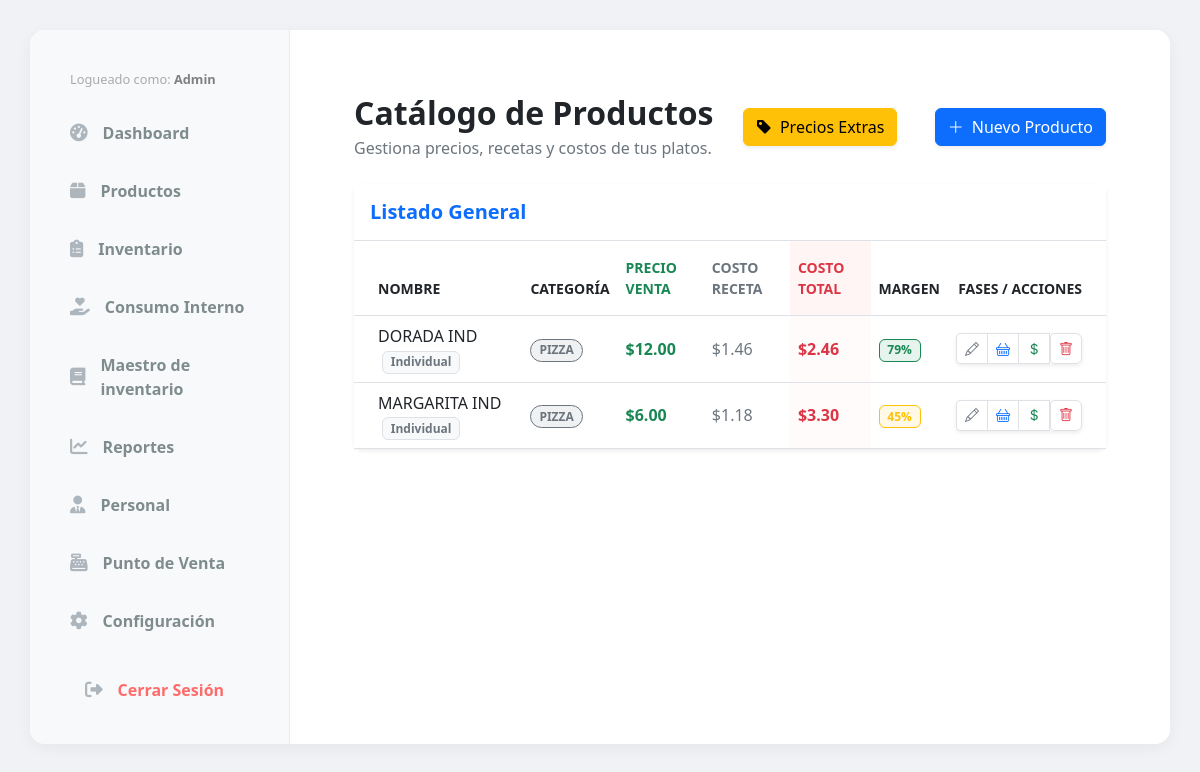
The page /productos/ (signed in) on the database its author committed.
### tables/models.py (models this page shows, shortened)
class Producto(models.Model):
    OPCIONES_TAMANO = [
        ('IND', 'Individual'),
        ('MED', 'Mediana'),
        ('FAM', 'Familiar'),
        ('UNI', 'Único/Bebida'),
    ]
    nombre = models.CharField(max_length=100)
    precio = models.DecimalField(max_digits=10, decimal_places=2, verbose_name="Precio Venta ($)")
    tamano = models.CharField(max_length=3, choices=OPCIONES_TAMANO, default='UNI')
    categoria = models.ForeignKey(Categoria, on_delete=models.CASCADE, related_name='productos')
    @property
    def margen_ganancia(self):
        if self.precio > 0:
            return (self.ganancia_estimada / self.precio) * 100
        return 0
    @property
    def costo_receta(self):
        total_costo = Decimal('0.00')
        for ingrediente in self.ingredientes.all():
            if ingrediente.insumo:
                total_costo += ingrediente.cantidad * ingrediente.insumo.costo_unitario
        return total_costo
    costo_materia_prima = models.DecimalField(max_digits=10, decimal_places=2, default=0.00, verbose_name="Costo Ingredientes ($)")
    @property
    def costo_indirectos_total(self):
        total = Decimal('0.00')
        for costo in self.costos_adicionales.all():
            total += costo.monto_calculado
        return total
    @property
    def costo_total_real(self):
        return self.costo_receta + self.costo_indirectos_total
    @property
    def ganancia_estimada(self):
        return self.precio - self.costo_total_real

class Categoria(models.Model):
    nombre = models.CharField(max_length=50) # Ej: IND, MED, FAM, BEBIDAS

class IngredienteProducto(models.Model):
    producto = models.ForeignKey(Producto, on_delete=models.CASCADE, related_name='ingredientes')
    insumo = models.ForeignKey(Insumo, on_delete=models.PROTECT, verbose_name="Insumo (Inventario)")
    cantidad = models.DecimalField(max_digits=10, decimal_places=4, help_text="Cantidad a descontar del inventario (Ej: 0.200 para 200g)")

class CostoAsignadoProducto(models.Model):
    producto = models.ForeignKey('Producto', on_delete=models.CASCADE, related_name='costos_adicionales')
    costo_adicional = models.ForeignKey(CostoAdicional, on_delete=models.PROTECT)
    valor_aplicado = models.DecimalField(max_digits=10, decimal_places=2, help_text="Valor específico para este producto")
    @property
    def monto_calculado(self):
        if self.costo_adicional.tipo == 'FIJO':
            return self.valor_aplicado
        else:
            return (self.valor_aplicado / 100) * self.producto.costo_receta

class CostoAdicional(models.Model):
    TIPOS_CALCULO = [
        ('FIJO', 'Monto Fijo ($)'),
        ('PORCENTAJE', '% del Costo de Receta'),
    ]
    nombre = models.CharField(max_length=100) # Ej: "Mano de Obra", "Gas", "Empaque"
    tipo = models.CharField(max_length=15, choices=TIPOS_CALCULO, default='FIJO')
    valor_defecto = models.DecimalField(max_digits=10, decimal_places=2, help_text="Ej: 0.50 para $0.50 o 10 para 10%")

### inventory/models.py (models this page shows, shortened)
class Insumo(models.Model):
    nombre = models.CharField(max_length=200)
    categoria = models.ForeignKey(CategoriaInsumo, on_delete=models.SET_NULL, null=True)
    unidad = models.ForeignKey(UnidadMedida, on_delete=models.PROTECT, verbose_name="Unidad Base")
    precio_venta_extra = models.DecimalField(max_digits=10, decimal_places=2, default=0.00, verbose_name="Precio de Venta Extra ($)")
    cantidad_porcion_extra = models.DecimalField(max_digits=10, decimal_places=4, default=0.00, help_text="Cantidad a descontar por cada extra vendido (Ej: 0.050 para 50g)")
    peso_standar = models.DecimalField(
        max_digits=12,
        decimal_places=3,
        default=1,
        verbose_name="Peso por Unidad de Compra (Gr/Ml)"
    )
    precio_mercado = models.DecimalField(max_digits=12, decimal_places=2, default=0, verbose_name="Costo de la Unidad ($)")
    merma_porcentaje = models.DecimalField(max_digits=5, decimal_places=2, default=0, verbose_name="% Merma")
    rendimiento = models.DecimalField(
        max_digits=12,
        decimal_places=3,
        default=1,
        verbose_name="Rendimiento (Cantidad Final Producida)"
    )
    costo_unitario = models.DecimalField(max_digits=12, decimal_places=6, default=0, verbose_name="Costo Real x Gramo")
    stock_actual = models.DecimalField(max_digits=12, decimal_places=3, default=0)
    stock_minimo = models.DecimalField(max_digits=12, decimal_places=3, default=500)
    es_insumo_compuesto = models.BooleanField(default=False)
    es_extra = models.BooleanField(
        default=False,
        verbose_name="¿Se vende como Extra?",
        help_text="Marca esta casilla si este ingrediente puede ser agregado como extra en un producto."
    )

### tables/views.py (the view)
# urls.py: path('productos/', views.product_list, name='product_list'),
@staff_member_required
def product_list(request):
    productos = Producto.objects.all().prefetch_related(
        'ingredientes__insumo',
        'costos_adicionales'
    ).order_by('nombre')
    return render(request, 'products/product_list.html', {'productos': productos})

### core/context_processors.py (called while the page is built)
def configuracion_global(request):
    return {
        'config': Configuracion.get_solo()
    }

### core/models.py (called while the page is built)
    @classmethod
    def get_solo(cls):
        obj, created = cls.objects.get_or_create(id=1)
        return obj

### tables/templates/products/product_list.html (shortened to what this page needs)
{% extends 'base.html' %}
{% block content %}
<link href="https://cdn.jsdelivr.net/npm/bootstrap@5.3.0/dist/css/bootstrap.min.css" rel="stylesheet">
<link rel="stylesheet" href="https://cdn.jsdelivr.net/npm/bootstrap-icons@1.11.1/font/bootstrap-icons.css">
<div class="container-fluid p-4">
    <div class="d-flex justify-content-between align-items-center mb-4">
        <div>
            <h2 class="fw-bold text-dark mb-1">Catálogo de Productos</h2>
            <p class="text-secondary m-0">Gestiona precios, recetas y costos de tus platos.</p>
        </div>
        <a href="{% url 'manage_extras' %}" class="btn btn-warning shadow-sm me-2">
            <i class="bi bi-tag-fill me-2"></i>Precios Extras
        </a>
        <a href="{% url 'product_create' %}" class="btn btn-primary shadow-sm">
            <i class="bi bi-plus-lg me-2"></i>Nuevo Producto
        </a>
    </div>
    <div class="card border-0 shadow-sm rounded-3">
        <div class="card-header bg-white py-3 border-bottom">
            <h5 class="m-0 fw-bold text-primary">Listado General</h5>
        </div>
        <div class="card-body p-0">
            <div class="table-responsive">
                <table class="table table-hover align-middle mb-0">
                    <thead class="bg-light text-secondary small text-uppercase">
                        <tr>
                            <th class="ps-4 py-3">Nombre</th>
                            <th class="py-3">Categoría</th>
                            <th class="py-3 text-success">Precio Venta</th>
                            <th class="py-3 text-secondary">Costo Receta</th>
                            <th class="py-3 text-danger fw-bold" style="background-color: #fff5f5;">Costo Total</th>
                            <th class="py-3">Margen</th>
                            <th class="pe-4 py-3 text-end">Fases / Acciones</th>
                        </tr>
                    </thead>
                    <tbody>
                        {% for p in productos %}
                        <tr>
                            <td class="ps-4 fw-medium text-dark">
                                {{ p.nombre }}
                                {% if p.tamano != 'UNI' %}
                                    <span class="badge bg-light text-secondary border ms-1">{{ p.get_tamano_display }}</span>
                                {% endif %}
                            </td>
                            <td>
                                <span class="badge bg-secondary bg-opacity-10 text-secondary border border-secondary px-2 rounded-pill">
                                    {{ p.categoria.nombre }}
                                </span>
                            </td>
                            <td>
                                <span class="fw-bold text-success fs-6">${{ p.precio|floatformat:2 }}</span>
                            </td>
                            <td class="text-secondary">
                                ${{ p.costo_receta|floatformat:2 }}
                            </td>
                            <td class="fw-bold text-danger" style="background-color: #fffbfb;">
                                ${{ p.costo_total_real|floatformat:2 }}
                            </td>
                            <td>
                                {% with margen=p.margen_ganancia %}
                                    {% if margen > 50 %}
                                        <span class="badge bg-success bg-opacity-10 text-success border border-success">{{ margen|floatformat:0 }}%</span>
                                    {% elif margen > 30 %}
                                        <span class="badge bg-warning bg-opacity-10 text-warning border border-warning">{{ margen|floatformat:0 }}%</span>
                                    {% else %}
                                        <span class="badge bg-danger bg-opacity-10 text-danger border border-danger">{{ margen|floatformat:0 }}%</span>
                                    {% endif %}
                                {% endwith %}
                            </td>
                            <td class="pe-4 text-end">
                                <div class="btn-group shadow-sm" role="group">
                                    <a href="{% url 'product_edit_basic' pk=p.pk %}" class="btn btn-sm btn-white border" title="Datos Básicos">
                                        <i class="bi bi-pencil text-secondary"></i>
                                    </a>
                                    <a href="{% url 'recipe_manager' pk=p.pk %}" class="btn btn-sm btn-white border" title="Ingredientes">
                                        <i class="bi bi-basket text-primary"></i>
                                    </a>
                                    <a href="{% url 'product_pricing' pk=p.pk %}" class="btn btn-sm btn-white border" title="Costos y Precios">
                                        <i class="bi bi-currency-dollar text-success"></i>
                                    </a>
                                    <form action="{% url 'product_delete' pk=p.pk %}" method="POST" class="d-inline" onsubmit="return confirm('¿Eliminar {{ p.nombre }}?');">
                                        <button type="submit" class="btn btn-sm btn-white border text-danger rounded-end" title="Eliminar">
                                            <i class="bi bi-trash"></i>
                                        </button>
                                    </form>
                                </div>
                            </td>
                        </tr>
                        {% endfor %}
                    </tbody>
                </table>
            </div>
        </div>
    </div>
</div>
{% endblock %}

### templates/base.html (shortened to what this page needs)
{% load static %}
<!DOCTYPE html>
<html lang="es">
<head>
    <link rel="stylesheet" href="{% static 'css/style.css' %}">
    <link rel="stylesheet" href="https://cdnjs.cloudflare.com/ajax/libs/font-awesome/6.4.0/css/all.min.css">
</head>
<body class="light-theme">
    <div class="dashboard-layout">
        <div class="main-app-container card-style">
            <aside class="sidebar">
                <nav class="sidebar-nav">
                    <div style="padding: 10px 20px; color: #aaa; font-size: 0.8em;">
                            Logueado como: <strong style="color: grey;">{{ user.username|title }}</strong>
                    </div>
                    <a href="{% url 'panel_control' %}" class="sidebar-link">
                       <i class="fas fa-tachometer-alt"></i> Dashboard
                    </a>
                    <a href="{% url 'product_list' %}" class="sidebar-link">
                       <i class="fas fa-box"></i> Productos
                    </a>
                    <a href="{% url 'inventory_index' %}" class="sidebar-link">
                       <i class="fas fa-clipboard-list"></i> Inventario
                    </a>
                    <a href="{% url 'salidas_especiales' %}" class="sidebar-link">
                        <i class="fas fa-hand-holding-heart"></i> Consumo Interno
                    </a>
                    <a href="{% url 'maestro_list' %}" class="sidebar-link">
                        <i class="fas fa-book"></i> Maestro de inventario
                    </a>
                    <a href="{% url 'reportes_index' %}" class="sidebar-link">
                        <i class="fas fa-chart-line"></i> Reportes
                    </a>
                    {% if request.user.is_superuser or request.user.is_staff %}
                        <a href="{% url 'staff_list' %}" class="sidebar-link">
                        <i class="fas fa-user-tie"></i> Personal
                        </a>
                    {% endif %}
                    <a href="{% url 'index' %}" class="sidebar-link">
                       <i class="fas fa-cash-register"></i> Punto de Venta
                    </a>
                    <a href="{% url 'configuracion_menu' %}" class="sidebar-link">
                        <i class="fas fa-cog"></i> Configuración
                    </a>
                    <div style="margin-top: auto; border-top: 1px solid rgba(255,255,255,0.1); padding-top: 10px;">
                        <form action="{% url 'logout' %}" method="post" style="padding: 0 15px;">
                            <button type="submit" class="sidebar-link" style="background: none; border: none; width: 100%; text-align: left; color: #ff6b6b; cursor: pointer;">
                                <i class="fas fa-sign-out-alt"></i> Cerrar Sesión
                            </button>
                        </form>
                    </div>
                </nav>
            </aside>
            <main class="main-content-area">
                {% block content %}
                {% endblock %}
            </main>
        </div>
    </div>
</body>
</html>

### tables/static/css/style.css (style rules this page uses)
:root { --bg-color: #f4f7f6; --success-color: #28a745; --danger-color: #dc3545; --text-dark: #343a40; --card-text: white; }
*, *::before, *::after { box-sizing: border-box; }
body { margin: 0; font-family: -apple-system, BlinkMacSystemFont, "Segoe UI", Roboto, Helvetica, Arial, sans-serif; background-color: var(--bg-color); color: var(--text-dark); }
:root { --light-bg: #f0f2f5; --white-card: #ffffff; --primary-blue: #3498db; --light-blue-btn: #87CEEB; --text-gray: #7f8c8d; --shadow-soft: 0 4px 15px rgba(0,0,0,0.05); --border-radius-card: 15px; --border-radius-btn: 10px; }
body.light-theme { background-color: var(--light-bg); }
.card-style { background-color: var(--white-card); border-radius: var(--border-radius-card); box-shadow: var(--shadow-soft); padding: 20px; }
.dashboard-layout { min-height: 100vh; display: flex; justify-content: center; align-items: flex-start; padding: 30px; }
.main-app-container { display: flex; width: 100%; max-width: 1400px; padding: 0 !important; overflow: hidden; }
.sidebar { width: 260px; flex-shrink: 0; padding: 30px 20px; background-color: #f8f9fa; border-right: 1px solid #e9ecef; }
.sidebar-nav { display: flex; flex-direction: column; gap: 10px; }
.sidebar-link { display: flex; align-items: center; gap: 15px; text-decoration: none; color: var(--text-gray); font-weight: 600; padding: 12px 20px; border-radius: 10px; transition: all 0.2s ease; }
.sidebar-link i { font-size: 1.1rem; color: #adb5bd; transition: color 0.2s ease; }
.main-content-area { flex-grow: 1; padding: 40px; background-color: var(--white-card); }

### tables/templates/products/product_list.html (style rules this page uses)
.btn-white { background-color: #fff; border-color: #dee2e6; }

### rows shown on the page
Producto: nombre "DORADA IND", tamano "Individual", categoria.nombre "PIZZA", precio "12.00", costo_receta "1.46", costo_total_real "2.46", margen_ganancia "79"
Producto: nombre "MARGARITA IND", tamano "Individual", categoria.nombre "PIZZA", precio "6.00", costo_receta "1.18", costo_total_real "3.30", margen_ganancia "45"

### other values the page prints
{{ user.username|title }} "Admin"
